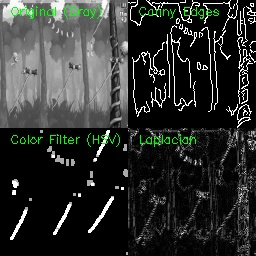
#> input picture preprocessing_test_126_v6.jpg, 256 x 256 px
$ python test_preprocessing.py --image ../preprocessing_test_126_v6.jpg   (older library calls are emulated)
#> lines starting #> are read from the running program, lines starting #| are printed output that depends on the picture
#> in main, img is the input picture: shape (256, 256, 3); mean B, G, R 46.9, 49.3, 46.9
import cv2
import numpy as np
import argparse
import os

def process_canny(img_bgr):
    """Standard Canny Edge Detection"""
    gray = cv2.cvtColor(img_bgr, cv2.COLOR_BGR2GRAY)
    # Blur to remove noise
    blurred = cv2.GaussianBlur(gray, (5, 5), 0)
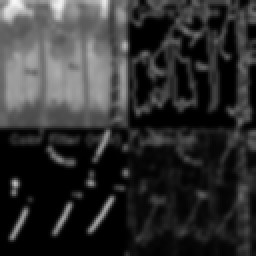
#> blurred: shape (128, 128) (shown 2 times larger); min 0, max 248, mean 48.4
    # Wide translation of thresholds
    edges = cv2.Canny(blurred, 50, 150)
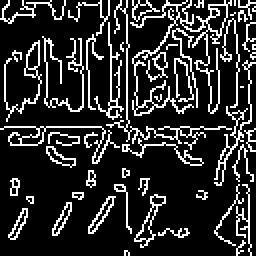
#> edges: shape (128, 128) (shown 2 times larger); 17.6% white in thin lines or dots
    return edges

def process_color_filter(img_bgr):
    """
    Filter for Brown (Vines) and Orange/Yellow (Benji).
    Top 1/3 is Sky (Blue/White) -> Mask Out
    Bottom is Green (Trees/Grass) -> Mask Out
    """
    # User Defaults:
    hsv = cv2.cvtColor(img_bgr, cv2.COLOR_BGR2HSV)
#> hsv: shape (128, 128, 3); mean H, S, V 11.1, 18.7, 49.5

    # Benji: RGB(253,217,164) -> HSV(~18, 90, 253) [Low Saturation]
    # Vine: RGB(255,181,21) -> HSV(~20, 235, 255) [High Saturation, Orange]
    # Banana: RGB(253,240,8) -> HSV(~28, 247, 253) [High Saturation, Yellow]

    # 1. Benji (Pale Orange/Skin tone)
    # Key differentiator: Low Saturation (< 150)
    lower_benji = np.array([10, 50, 200])
    upper_benji = np.array([25, 160, 255])
    mask_benji = cv2.inRange(hsv, lower_benji, upper_benji)
#> mask_benji: shape (128, 128); every value is 0

    # 2. Vine (Vivid Orange)
    # Key differentiator: High Saturation (> 180), Orange Hue (15-24)
    lower_vine = np.array([15, 180, 180])
    upper_vine = np.array([24, 255, 255])
    mask_vine = cv2.inRange(hsv, lower_vine, upper_vine)

    # 3. Banana (Bright Yellow)
    # Key differentiator: Yellow Hue (25-35)
    lower_banana = np.array([25, 150, 180])
    upper_banana = np.array([35, 255, 255])
    mask_banana = cv2.inRange(hsv, lower_banana, upper_banana)

    # Morphological operations
    kernel = np.ones((3,3), np.uint8)

    # 1. Vines: Thicken (Critical at 128x128)
    mask_vine = cv2.dilate(mask_vine, kernel, iterations=1)

    # 2. Benji: Clean up noise (Open is okay here as Benji is a large blob)
    mask_benji = cv2.morphologyEx(mask_benji, cv2.MORPH_OPEN, kernel)

    # 3. Banana: Do NOT Open. They are small and will disappear.
    # Just simple dilation to make them more visible to CNN?
    # Or raw mask. Let's Dilate slightly to ensure they are at least 3x3 pixels.
    mask_banana = cv2.dilate(mask_banana, kernel, iterations=1)

    # Combine (Priority logic)
    # Background = 0
    combined = np.zeros_like(mask_vine)

    # Assign distinct linear intensities
    # Benji = 85  (Dark Gray)
    # Banana = 170 (Light Gray)
    # Vine = 255 (White)

    combined[mask_benji > 0] = 85
    combined[mask_banana > 0] = 170
    combined[mask_vine > 0] = 255

    return combined

def process_laplacian(img_bgr):
    """Laplacian gradient"""
    gray = cv2.cvtColor(img_bgr, cv2.COLOR_BGR2GRAY)
    laplacian = cv2.Laplacian(gray, cv2.CV_64F)
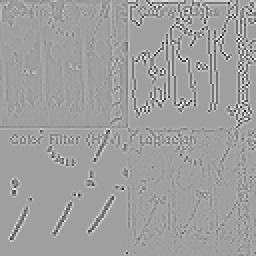
#> laplacian: shape (128, 128) float64 (shown 2 times larger); min -953, max 571, mean 0.3; drawn with min black and max white
    laplacian = np.uint8(np.absolute(laplacian))
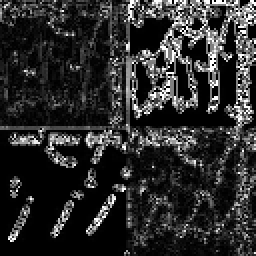
#> laplacian: shape (128, 128) (shown 2 times larger); min 0, max 255, mean 44
    return laplacian

def main():
    parser = argparse.ArgumentParser()
    parser.add_argument("--image", type=str, required=True, help="Input image path")
    parser.add_argument("--out", type=str, default="preprocessing_test.jpg", help="Output comparison image")
    args = parser.parse_args()

    if not os.path.exists(args.image):
        print(f"File not found: {args.image}")
        return

    img = cv2.imread(args.image)
    if img is None:
        print("Failed to read image")
        return

    # Resize for consistent processing visualization (Environment uses 800x448 input, then 128x128 output)
    # We should simulate the full pipeline:
    # 1. Resize to target shape (128x128) -> Process
    # OR
    # 2. Process Full Res -> Resize
    # Env currently does: Resize BGR -> 128x128 -> Convert Gray (or vice versa in Preprocessor)
    # Let's try processing at 128x128 to match what the CNN sees.

    target_shape = (128, 128)
    img_resized = cv2.resize(img, target_shape, interpolation=cv2.INTER_AREA)

    # 1. Original (Gray)
    gray = cv2.cvtColor(img_resized, cv2.COLOR_BGR2GRAY)

    # 2. Canny
    canny = process_canny(img_resized)

    # 3. Color Filter
    color_mask = process_color_filter(img_resized)

    # 4. Laplacian
    lap = process_laplacian(img_resized)

    # Concatenate for display
    # Top Row: Original Gray | Canny
    # Bottom Row: Color Mask | Laplacian

    top = np.hstack((gray, canny))
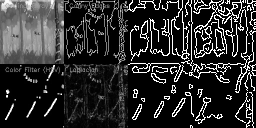
#> top: shape (128, 256); min 0, max 255, mean 46.6
    bottom = np.hstack((color_mask, lap))
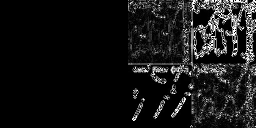
#> bottom: shape (128, 256); min 0, max 255, mean 22
    final = np.vstack((top, bottom))

    # Annotate
    final_bgr = cv2.cvtColor(final, cv2.COLOR_GRAY2BGR)

    font = cv2.FONT_HERSHEY_SIMPLEX
    scale = 0.4
    color = (0, 255, 0)
    thickness = 1

    cv2.putText(final_bgr, "Original (Gray)", (10, 15), font, scale, color, thickness)
    cv2.putText(final_bgr, "Canny Edges", (10 + 128, 15), font, scale, color, thickness)
    cv2.putText(final_bgr, "Color Filter (HSV)", (10, 15 + 128), font, scale, color, thickness)
    cv2.putText(final_bgr, "Laplacian", (10 + 128, 15 + 128), font, scale, color, thickness)
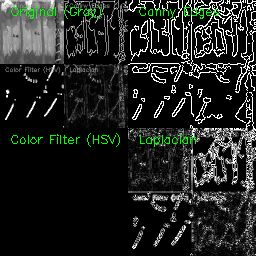
#> final_bgr: shape (256, 256, 3); mean B, G, R 33.8, 36.9, 33.8

    cv2.imwrite(args.out, final_bgr)
    print(f"Saved comparison to {args.out}")

if __name__ == "__main__":
    main()
